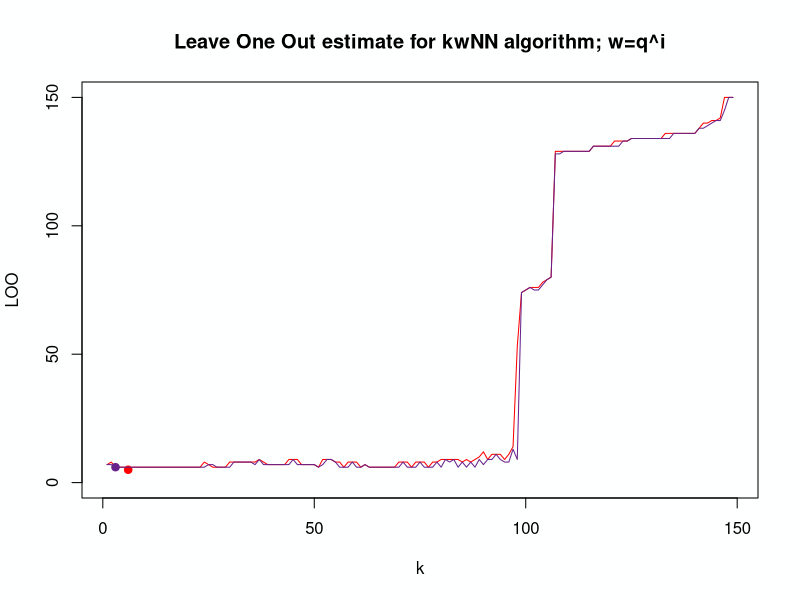

Reproduce this figure in R. (Note: a time limit stopped this script after it produced the figure.)
args <- commandArgs(trailingOnly = T)

euclid_distance = function(x, y){
  sqrt(sum((x-y)^2))
}

dist_sort = function(dat, point, dist_func = euclid_distance){
      l <- dim(dat)[1]
      n <- dim(dat)[2] - 1

      distances <- matrix(NA, l, 1)

      for (i in 1:l){
          distances[i, ] <- dist_func(dat[i, 1:n], point)
      }

      ##  Сортируем
      orderedDat <- dat[order(distances[, 1]), ]

      return (orderedDat);
  }


  ##  Применяем метод kNN
  kNN <- function(dat, point, k = 1, dist_func = euclid_distance)
  {
      ##  Сортируем выборку согласно классифицируемого объекта
      orderedDat <- dist_sort(dat, point, dist_func)
      n <- dim(orderedDat)[2] - 1

      ##  Получаем классы первых k соседей
      classes <- orderedDat[1:k, n + 1]

      ##  Составляем таблицу встречаемости каждого класса
      counts <- table(classes)

      ##  Находим класс, который доминирует среди первых k соседей
      class <- names(which.max(counts))

      return (class)
  }


  kwNN <- function(dat, point, k = 1, dist_func = euclid_distance)
  {

      orderedDat <- dist_sort(dat, point, dist_func)
      n <- dim(orderedDat)[2] - 1

      w <- exp((-1:-k)/dim(orderedDat)[1])

      classes = rep(0, length(levels(orderedDat[, n+1])))
      for(i in 1:k){
          classes[orderedDat[i, n+1]] = classes[orderedDat[i, n+1]] + w[i]
      }

      class <- levels(orderedDat[, n+1])[which.max(classes)]


      return (class)
  }

LOO <- function(dat, func, maxK = 1, l = 2){
    indexses = sample(1:150, l, replace = F)
    rat = rep(0, maxK)
    selection = dat[indexses,]
    sel_dim = dim(selection)[2] - 1

    for(i in 1:l){
        new_selection = selection[-i,]
        point = selection[i,]

        for(k in 1:maxK){
            class = func(
              new_selection,
              point[1:sel_dim],
              k=k
            )
            if(point[1, sel_dim+1] != class){
                rat[k] = rat[k] + 1
            }
        }
    }
    return (list(rating=rat, selection=selection))
}

fast_kwnn_LOO <- function(selection, q=0.9){
    l = dim(selection)[1]
    rat = rep(0, l-1)
    w <- rep(0, l)
    for(i in 1:l){
      w[i] = q^i
    }

    for(i in 1:l){
        dat = selection[-i,]
        point = selection[i,]

        n <- dim(dat)[2] - 1
        orderedDat <- dist_sort(dat, point[1:n], euclid_distance)
        classes = rep(0, length(levels(orderedDat[, n+1])))

        for(k in 1:(l-1)){
            classes[orderedDat[k, n+1]] = classes[orderedDat[k, n+1]] + w[k]
            class <- levels(orderedDat[, n+1])[which.max(classes)]
            if(point[1, n+1] != class){
                rat[k] = rat[k] + 1
            }
        }
    }
    return (list(rating=rat, selection=selection))
}
####################################
.random_1NN <- function(){
    #1NN calc
    #paint iris
    png(paste0("1NN_plot", ".png"))
    plot(iris[, c(1,4)],
         pch = 21,
         bg = colors[iris$Species],
         col = colors[iris$Species],
         asp = T,
         main = "Classification of five random points with use of 1NN"
    )
    #generate data
    n = 5
    if(!is.na(args[1])) {
      n = args[1]
    }
    points = vector("list", n)
    for(i in 1:n){
      points[[i]] = c(runif(1, 4, 7), runif(1, 0, 2))
    }
    #use 1NN
    for(point in points){
        class = kNN(iris[, c(1, 4, 5)], point)
        #paint points
        points(point[1],point[2],
              pch = 24,
              bg = colors[class],
              col = colors[class])
    }
    dev.off()
}

#calc 6NN map
.map_6NN <- function(){
    print("map")
    png(paste0("6NN_map_plot", ".png"), width = 540, height = 270)
    plot(
      iris[,3:4],
      pch = 21,
      bg = colors[iris$Species],
      col = colors[iris$Species],
      asp = T,
      main = "Classification map for 6NN algorithm"
    )
    x = seq(1,7,0.1)
    y = seq(0.1,2.5,0.1)
    cols = rep(0, 150)
    it = 1
    for(i in x){
        print(i)
        for(j in y){
            points(i, j, pch=1, col = colors[kNN(iris[,3:5], c(i,j), k=6)])
        }
    }

    dev.off()
}

#calc LOO for kNN
.LOO_15_20 <- function(){
    result = LOO(iris[, 3:5], kNN, maxK=19, l=20)
    png(paste0("LOO_kNN_plot", ".png"), width = 1080, height = 540)
    par(mfrow=c(1,2))
    plot(
      data.frame(k=1:length(result$rating),LOO=result$rating),
      type="l",
      col="red",
      ylim = c(0, 20),
      main = "Leave One Out estimate for kNN algorithm"
    )
    points(
      which.min(result$rating),
      result$rating[which.min(result$rating)],
      pch = 21,
      col = "red"
    )
    plot(
      result$selection[, 1:2],
      pch = 21,
      bg = colors[result$selection$Species],
      col = colors[result$selection$Species]
    )
    dev.off()
}

#calc LOO for kNN
.LOO_map_w_15_20 <- function(){
    result = LOO(iris[, 3:5], kwNN, maxK=19, l=20)

    png(paste0("LOO_kwNN_plot", ".png"), width = 1080, height = 540)
    par(mfrow=c(1,2))
    plot(
      data.frame(k=1:length(result$rating), LOO=result$rating),
      type="l",
      col="red",
      ylim = c(0, 20),
      main = "Leave One Out estimate for kwNN algorithm"
    )
    points(
      which.min(result$rating),
      result$rating[which.min(result$rating)],
      pch = 21,
      col = "red"
    )
    plot(
      result$selection[, 1:2],
      pch = 21,
      bg = colors[result$selection$Species],
      col = colors[result$selection$Species],
      asp = T,
      main = "Classification map for 5wNN"
    )
    x = seq(
      result$selection[which.min(result$selection[, 1]), 1],
      result$selection[which.max(result$selection[, 1]), 1],
      0.1
    )
    y = seq(
      result$selection[which.min(result$selection[, 2]), 2],
      result$selection[which.max(result$selection[, 2]), 2],
      0.1
    )
    for(xi in x){
        for(yi in y){
            points(xi,yi,pch=1,col = colors[kwNN(result$selection[, 1:3], c(xi,yi), k=5)])
        }
    }
    dev.off()

    png(paste0("w_func", ".png"), width = 1080, height = 540)
    plot(
      data.frame("x"=1:50, "w[x]"=exp((-1:-50)/50)),
      type="l",
      col="red",
      ylim = c(0,1)
    )
    dev.off()
}


.BIG_LOO <- function(){
    print("q=1")
    result = fast_kwnn_LOO(iris[, 3:5], q=1)
    png(paste0("big_LOO", ".png"), width = 1920, height = 1080)
    par(bg = "#feffff")
    plot(
      data.frame(k=1:length(result$rating), LOO=result$rating),
      type="l",
      col="red",
      ylim = c(0, dim(result$selection)[1]),
      main = "Leave One Out estimate for kwNN algorithm; w=q^i"
    )
    points(
      which.min(result$rating),
      result$rating[which.min(result$rating)],
      pch = 21,
      col = "red",
      bg = "red"
    )
    print(which.min(result$rating));print(result$rating[which.min(result$rating)])

    print("q=0.9")
    result = fast_kwnn_LOO(iris[, 3:5], q=0.9999)
    lines(
      1:length(result$rating),
      y=result$rating,
      col="darkorchid4"
    )
    points(
      which.min(result$rating),
      result$rating[which.min(result$rating)],
      pch = 21,
      col = "darkorchid4",
      bg = "darkorchid4"
    )
    print(which.min(result$rating));print(result$rating[which.min(result$rating)])

    print("q=0.7")
    result = fast_kwnn_LOO(iris[, 3:5], q=0.9994)
    lines(
      1:length(result$rating),
      y=result$rating,
      col="deepskyblue4"
    )
    points(
      which.min(result$rating),
      result$rating[which.min(result$rating)],
      pch = 21,
      col = "deepskyblue4",
      bg = "deepskyblue4"
    )
    print(which.min(result$rating));print(result$rating[which.min(result$rating)])

    print("q=0.5")
    result = fast_kwnn_LOO(iris[, 3:5], q=0.999)
    lines(
      1:length(result$rating),
      y=result$rating,
      col="darkseagreen"
    )
    points(
      which.min(result$rating),
      result$rating[which.min(result$rating)],
      pch = 21,
      col = "darkseagreen",
      bg = "darkseagreen"
    )
    print(which.min(result$rating));print(result$rating[which.min(result$rating)])

    print("q=0.3")
    result = fast_kwnn_LOO(iris[, 3:5], q=0.99)
    lines(
      1:length(result$rating),
      y=result$rating,
      col="forestgreen"
    )
    points(
      which.min(result$rating),
      result$rating[which.min(result$rating)],
      pch = 21,
      col = "forestgreen",
      bg = "forestgreen"
    )
    print(which.min(result$rating));print(result$rating[which.min(result$rating)])

    print("q=0.1")
    result = fast_kwnn_LOO(iris[, 3:5], q=0.9)
    lines(
      1:length(result$rating),
      y=result$rating,
      col="lawngreen"
    )
    points(
      which.min(result$rating),
      result$rating[which.min(result$rating)],
      pch = 21,
      col = "lawngreen",
      bg = "lawngreen"
    )
    print(which.min(result$rating));print(result$rating[which.min(result$rating)])
    dev.off()

}



######################################

colors <- c(
    "setosa" = "orange",
    "versicolor" = "forestgreen",
    "virginica" = "purple"
)

#.random_1NN()
#.map_6NN()
#.LOO_15_20()
#.LOO_map_w_15_20()
.BIG_LOO()
